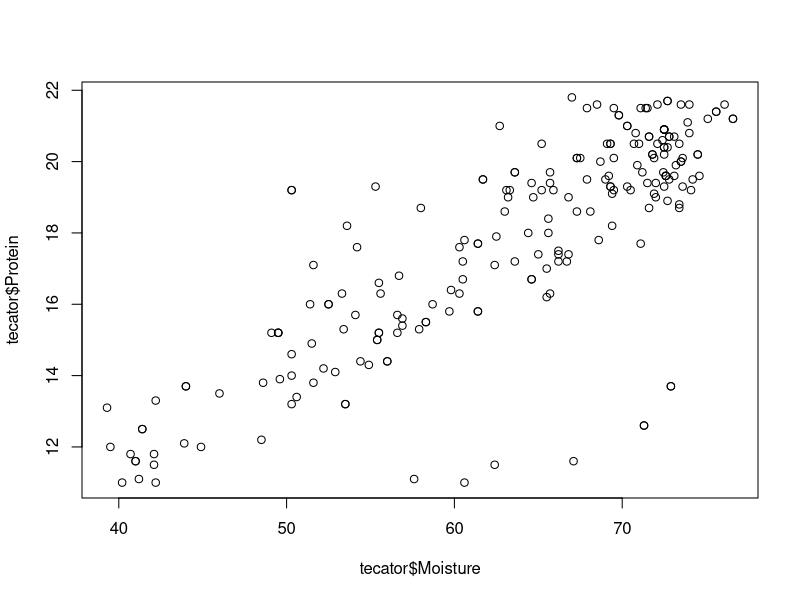

Here is the R script that generated this plot: (Note: this script raises an error after producing the figure.)

# Assignment 1
library(MASS)

# Reads in data set Longley
data(longley)
data <- longley

longley.x <- data.matrix(longley[, 1:6])
longley.y <- longley[, "Employed"]

# Implement ridgereg function
ridgereg <- function(x, y, lambda, nfolds){
  # Create the folds and initialize CV vector
  folds <- cut(seq(1,nrow(x)),breaks=nfolds,labels=FALSE)
  CV <- 0
  #Perform 10 fold cross validation and extract the train and test data for every step. 
  for(i in 1:10){
    testIndexes <- which(folds==i,arr.ind=TRUE)
    testData_x <- x[testIndexes, ]
    testData_y <- y[testIndexes]
    trainData_x <- x[-testIndexes, ]
    trainData_y <- y[-testIndexes]
    
    # Perform ridge regression on train data
    x_t <- t(trainData_x)
    I <- diag(ncol(trainData_x))
    BetaRidge <- solve(x_t %*% trainData_x + lambda * I) %*% x_t %*% trainData_y
    #y_hat <- trainData_x %*% BetaRidge
    # Test regression on test data and compare with true values for test data
    y_hat_test <- testData_x %*% BetaRidge
    # Calculates CV
    CV[i] <- sum((testData_y - y_hat_test)^2)
  }
  CV_score <- (1/nrow(x)) * sum(CV)
  return(CV_score)
}
for (i in 1:7){
  print(ridgereg(longley.x, longley.y, lambda=i, nfolds=10))
}

# Assignment 2
# 2.1
tecator <- read.csv("Lab 2/tecator.csv", sep=";", header = TRUE)

plot(tecator$Moisture, tecator$Protein)

# By looking at the plot it does not seem completely of the charts to, at least to start with,
# consider a linear model. 

# 2.2
# How the Mi model looks up to the power n.
# lm(Moisture ~ poly(Protein, n, raw=TRUE))


# 2.3 
# Divides data into train and test
n=dim(tecator)[1]
set.seed(12345)
id=sample(1:n, floor(n*0.5))
train=tecator[id,]
test=tecator[-id,]

# Extract data sets for moisture and protein data from train and test
Protein_train <- train$Protein
Moisture_train <- train$Moisture
Protein_test <- test$Protein
Moisture_test <- test$Moisture

poly_modelTrain <- list()
poly_modelTest <- list()
MSE_train <- 0
MSE_test <- 0

for (i in 1:6){
poly_modelTrain[[i]] <-  lm(Moisture_train ~ poly(Protein_train, i, raw=TRUE))
MSE_train[i] <- 1/length(Moisture_train) * sum(poly_modelTrain[[i]]$residuals^2)
y_hat_test <- predict(lm(Moisture_train ~ poly(Protein_train, i)), data.frame(Protein_train=Protein_test))
MSE_test[i] <- 1/length(Moisture_test)  * sum((y_hat_test-Moisture_test)^2)
}

hej <- lm(Moisture_train ~ poly(Protein_train, 2, raw=TRUE))
hej$

plot(1:6, MSE_train, type="l", ylim=c(30,35), col="blue")
lines(1:6, MSE_test, type="l", col="red")

# 2.4
AIC <- 0
for (i in 1:6){
  poly_modelTrain[[i]] <-  lm(Moisture_train ~ poly(Protein_train, i, raw=TRUE))
  n <- length(Moisture_train)
  RSS <- sum(poly_modelTrain[[i]]$residuals^2)  
  AIC[i] <- 2*(i+1) + n * log(RSS/n)
}
# 2.5
vars <- data.frame(tecator[,2:102])

FullModel <- lm(Fat ~ ., data=vars)
Step_selec <- stepAIC(FullModel)
Step_selec$coefficients

# 2.6
ridgeReg <- list()
for (i in 1:11){
  ridgeReg[[i]] <- lm.ridge(Fat ~ ., data=vars, lambda = i-1) 
  plot(ridgeReg[[1:11]]$coef[1], type="l")
  lines(ridgeReg[[2]]$coef, type="l")
  lines(ridgeReg[[3]]$coef, type="l")
}

# Something like the sum of coefficients??

# 2.7
library(glmnet)



